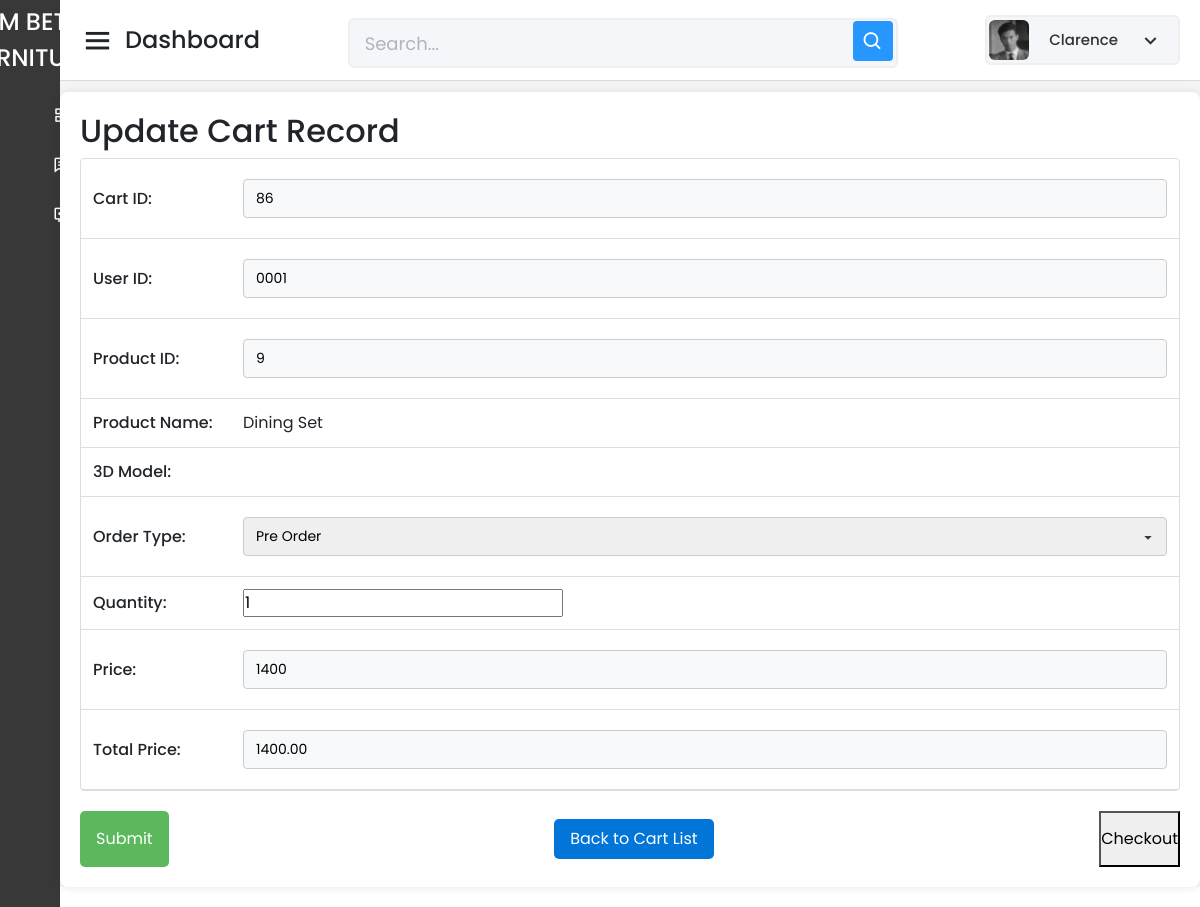
Screenshot of /Capstone_Admin/cart/update-cart-form.php?id=86 (signed in) with the database file from the repository.
### tables this page shows
CREATE TABLE `tbl_cart` (
  `Cart_ID` int(11) NOT NULL AUTO_INCREMENT,
  `User_ID` varchar(150) NOT NULL,
  `Product_ID` int(11) NOT NULL,
  `Quantity` int(11) NOT NULL,
  `Price` decimal(10,2) NOT NULL,
  `Total_Price` decimal(10,2) NOT NULL DEFAULT 0.00,
  `Order_Type` enum('pre_order','ready_made') NOT NULL DEFAULT 'ready_made',
  `Date_Added` timestamp NOT NULL DEFAULT current_timestamp(),
  PRIMARY KEY (`Cart_ID`),
  KEY `User_ID` (`User_ID`),
  KEY `Product_ID` (`Product_ID`),
  CONSTRAINT `tbl_cart_ibfk_1` FOREIGN KEY (`User_ID`) REFERENCES `tbl_user_info` (`User_ID`),
  CONSTRAINT `tbl_cart_ibfk_2` FOREIGN KEY (`Product_ID`) REFERENCES `tbl_prod_info` (`Product_ID`)
);

CREATE TABLE `tbl_prod_info` (
  `Product_ID` int(11) NOT NULL AUTO_INCREMENT,
  `Product_Name` varchar(255) NOT NULL,
  `Description` text DEFAULT NULL,
  `Category` varchar(100) DEFAULT NULL,
  `Sizes` varchar(100) DEFAULT NULL,
  `Color` varchar(50) DEFAULT NULL,
  `Stock` varchar(100) DEFAULT NULL,
  `Assembly_Required` varchar(255) DEFAULT NULL,
  `ImageURL` varchar(255) DEFAULT NULL,
  `Price` varchar(255) NOT NULL,
  `Sold` varchar(255) DEFAULT NULL,
  `DateAdded` timestamp NOT NULL DEFAULT current_timestamp(),
  `LastUpdate` timestamp NOT NULL DEFAULT current_timestamp() ON UPDATE current_timestamp(),
  `GLB_File_URL` varchar(255) DEFAULT NULL,
  `product_type` enum('readymade','custom') DEFAULT 'readymade',
  PRIMARY KEY (`Product_ID`)
);

### Capstone_Admin/cart/update-cart-form.php (the view, shortened to what this page needs)
<?php
include_once '../config/database.php';
$adminId = $_SESSION['admin_id'];
$stmt = $pdo->prepare("SELECT First_Name, PicPath FROM tbl_admin_info WHERE Admin_ID = :admin_id");
$stmt->bindParam(':admin_id', $adminId, PDO::PARAM_INT);
$stmt->execute();
$admin = $stmt->fetch(PDO::FETCH_ASSOC);
$adminName = htmlspecialchars($admin['First_Name']);
$profilePicPath = htmlspecialchars($admin['PicPath']);
$cartID = $_GET['id'];
$stmt = $pdo->prepare("
    SELECT c.*, p.Product_Name, p.GLB_File_URL, p.Price, p.product_type
    FROM tbl_cart c
    JOIN tbl_prod_info p ON c.Product_ID = p.Product_ID
    WHERE c.Cart_ID = :cart_id
");
$stmt->bindParam(':cart_id', $cartID, PDO::PARAM_INT);
$stmt->execute();
$cart = $stmt->fetch(PDO::FETCH_ASSOC);
$userID = htmlspecialchars($cart['User_ID']);
$productID = htmlspecialchars($cart['Product_ID']);
$productName = htmlspecialchars($cart['Product_Name']);
$quantity = htmlspecialchars($cart['Quantity']);
$price = htmlspecialchars($cart['Price']);
$totalPrice = number_format((float)$cart['Total_Price'], 2);
$orderType = htmlspecialchars($cart['Order_Type']);
?>
<!DOCTYPE html>
<html lang="en" dir="ltr">
<head>
    <link href="../static/css/bootstrap.min.css" rel="stylesheet">
    <link href="../static/css-files/dashboard.css" rel="stylesheet">
    <link href="../static/css-files/button.css" rel="stylesheet">
    <link href="../static/css-files/admin_homev2.css" rel="stylesheet">
    <link href="https://unpkg.com/boxicons@2.0.7/css/boxicons.min.css" rel="stylesheet" />
</head>
<body>
    <div class="sidebar">
      <div class="logo-details">
        <span class="logo_name">
            <img src="../static/images/rm raw png.png" alt="RM BETIS FURNITURE"  class="logo_name">
        </span>
    </div>
        <ul class="nav-links">
            <li>
                <a href="../dashboard/dashboard.php" class="">
                    <span class="links_name">Dashboard</span>
                </a>
            </li>
            <li>
                <a href="../purchase-history/read-all-history-form.php" class="">
                    <span class="links_name">All Purchase History</span>
                </a>
            </li>
            <li>
    <a href="../reviews/read-all-reviews-form.php">
        <span class="links_name">All Reviews</span>
    </a>
</li>
        </ul>
    </div>
    <section class="home-section">
    <nav>
            <div class="sidebar-button">
                <i class="bx bx-menu sidebarBtn"></i>
                <span class="dashboard">Dashboard</span>
            </div>
            <div class="search-box">
                <input type="text" placeholder="Search..." />
                <i class="bx bx-search"></i>
            </div>
            <div class="profile-details" onclick="toggleDropdown()">
    <img src="../<?php echo $profilePicPath; ?>" alt="Profile Picture" />
    <span class="admin_name"><?php echo $adminName; ?></span>
    <i class="bx bx-chevron-down dropdown-button"></i>
</div>
 </nav>
        <br><br><br>
        <div class="container_boxes">
            <form name="frmCartUpdate" method="POST" action="update-cart-rec.php">
                <h2>Update Cart Record</h2>
                <table>
                    <tr>
                        <td>Cart ID:</td>
                        <td><input type="text" name="txtCartID" value="<?php echo $cartID; ?>" readonly></td>
                    </tr>
                    <tr>
                        <td>User ID:</td>
                        <td><input type="text" name="txtUserID" value="<?php echo $userID; ?>" readonly></td>
                    </tr>
                    <tr>
                        <td>Product ID:</td>
                        <td>
                            <input type="text" name="txtProductID" value="<?php echo $productID; ?>" readonly>
                        </td>
                    </tr>
                    <tr>
                        <td>Product Name:</td>
                        <td><?php echo $productName; ?></td>
                    </tr>
                    <tr>
                        <td>3D Model:</td>
                        <td>
                        </td>
                    </tr>
                    <tr>
                        <td>Order Type:</td>
                        <td>
                            <select name="txtOrderType" required>
                                <option value="pre_order" <?php echo ($orderType === 'pre_order') ? 'selected' : ''; ?>>Pre Order</option>
                            </select>
                        </td>
                    </tr>
                    <tr>
                        <td>Quantity:</td>
                        <td><input type="number" id="quantity" name="txtQuantity" value="<?php echo $quantity; ?>" required oninput="calculateTotalPrice()"></td>
                    </tr>
                    <tr>
                        <td>Price:</td>
                        <td><input type="text" id="price" name="txtPrice" value="<?php echo $price; ?>" readonly></td>
                    </tr>
                    <tr>
                        <td>Total Price:</td>
                        <td><input type="text" id="totalPrice" name="txtTotalPrice" value="<?php echo $totalPrice; ?>" readonly></td>
                    </tr>
                </table>
                <div class="button-container">
                    <input type="submit" value="Submit" class="buttonUpdate">
                    <a href="read-all-cart-form.php" target="_parent" class="buttonBack">Back to Cart List</a>
                    <button type="button" class="buttonCheckout" onclick="checkout()">Checkout</button>
                </div>
            </form>
        </div>
    </section>
</body>
</html>

### Capstone_Admin/static/css-files/dashboard.css (style rules this page uses)
.profile-details { position: relative; display: flex; align-items: center; cursor: pointer; }
.profile-details img { width: 40px; height: 40px; border-radius: 50%; margin-right: 10px; }
.dropdown-button { cursor: pointer; font-size: 18px; margin-left: 10px; }

### Capstone_Admin/static/css-files/button.css (style rules this page uses)
.buttonView, .buttonBack, .buttonUpdate, .buttonEdit, .buttonDelete { text-decoration: none; color: white; padding: 5px 10px; border-radius: 5px; transition: all 0.2s ease; }
.buttonBack { background-color: #475569; }
.buttonUpdate { background-color: #2697FF; }
.container_boxes { padding: 20px; margin: 20px auto; max-width: 100vw; background-color: #ffffff; border-radius: 8px; box-shadow: 0 0 10px rgba(0,0,0,0.1); }
.container_boxes table { width: 100%; border-collapse: separate; border-spacing: 0; border: 1px solid #ddd; border-radius: 4px; }
.container_boxes td { padding: 12px; border-bottom: 1px solid #ddd; }
input[type="text"], input[type="password"], input[type="email"], select { width: 100%; padding: 8px 12px; margin: 8px 0; display: inline-block; border: 1px solid #ccc; border-radius: 4px; box-sizing: border-box; font-size: 14px; transition: border-color 0.3s ease, box-shadow 0.3s ease; }
input[readonly] { background-color: #f8f9fa; cursor: not-allowed; }
::placeholder { color: #adb5bd; opacity: 1; }
select { appearance: none; background-repeat: no-repeat; background-position: right 12px center; background-size: 12px; padding-right: 36px; }
.button-container { margin-top: 20px; display: flex; gap: 10px; justify-content: flex-start; }
table { width: 100%; border-collapse: collapse; margin-bottom: 20px; }
table td { padding: 8px; vertical-align: middle; }
table td:first-child { width: 150px; font-weight: 500; }

### rows the page displays
tbl_cart: txtUserID "0001", txtProductID "9", Product_ID.Product_Name "Dining Set", txtQuantity "1", txtPrice "1400", txtTotalPrice "1400.00"

### other values shown
$adminName "Clarence"
